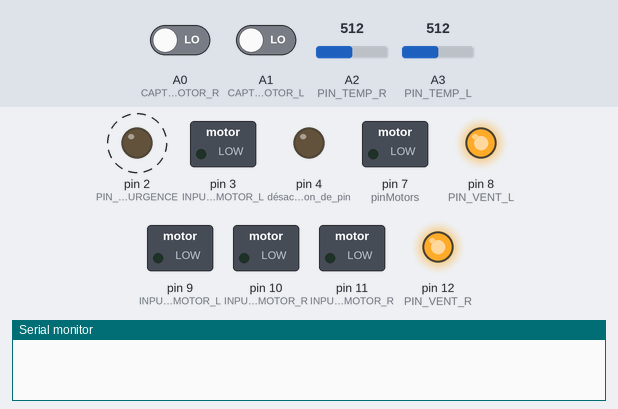
Recording of a sketch running on a simulated Arduino Uno, built with avr-gcc and run on an emulated ATmega328P. Shown: switched loads named in the sketch (green lamp = pin HIGH), output pins drawn as LEDs (lit = HIGH), the last lines printed to the serial monitor. Dashed ring = blinking. Inputs (shaded band) come from the test bench; at power-on: A2 (PIN_TEMP_R) = 512, A3 (PIN_TEMP_L) = 512, A0 (CAPTOR_MOTOR_R) LOW, A1 (CAPTOR_MOTOR_L) LOW.

Above: at 1.06 s.
1.3 s: A2 (PIN_TEMP_R) set to 87
4.3 s: A2 (PIN_TEMP_R) set to 78
At 4.87 s:
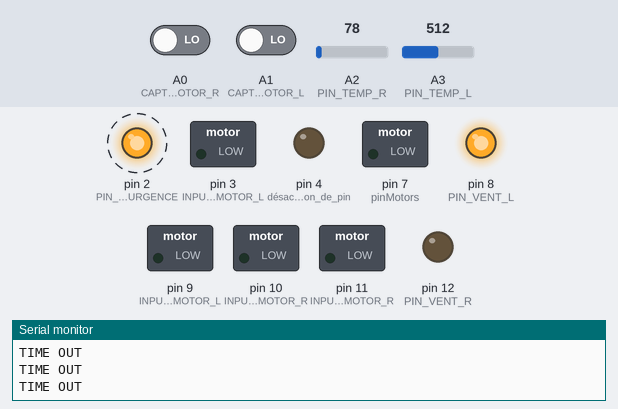
7.3 s: A3 (PIN_TEMP_L) set to 93
10.3 s: A3 (PIN_TEMP_L) set to 76
At 11.1 s:
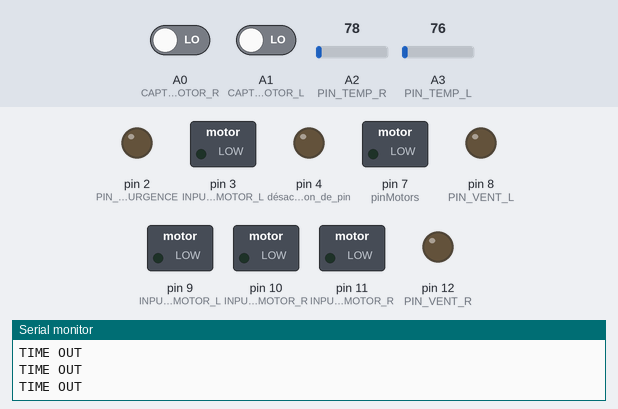
11.8 s: A2 (PIN_TEMP_R) set to 110
At 12.37 s:
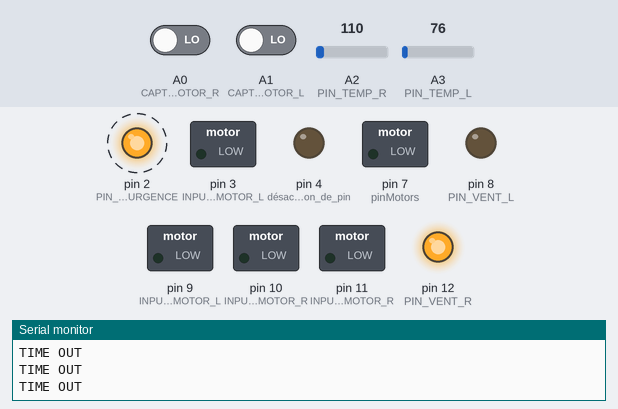
Timing chart, 0 to 18.8 s (numbered marks = the images above; inputs shaded):
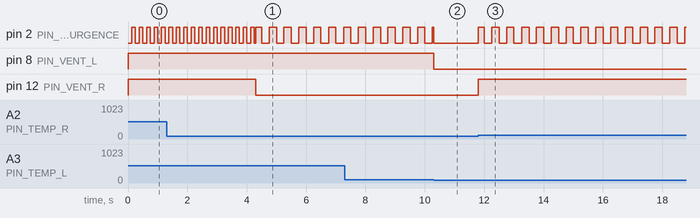

Measured:
- the behaviour switches between 84 and 83 on A2 (PIN_TEMP_R) (found by bisection; images 0 and 1)
- the behaviour switches between 84 and 83 on A3 (PIN_TEMP_L) (found by bisection; images 1 and 2)
- after the input at 4.3 s, pin 2 (PIN_LED_URGENCE): alternates HIGH for 0.24 s and LOW for 0.25 s, starting at once; pin 12 (PIN_VENT_R): HIGH → LOW at once
- after the input at 10.3 s, pin 8 (PIN_VENT_L): HIGH → LOW at once
- after the input at 11.8 s, pin 2 (PIN_LED_URGENCE): alternates HIGH for 0.25 s and LOW for 0.25 s, starting at once; pin 12 (PIN_VENT_R): LOW → HIGH at once
- by itself, pin 2 (PIN_LED_URGENCE): alternates HIGH for 0.12 s and LOW for 0.12 s

The sketch:

2019_Wheel.ino
```cpp
/*
  Code de l'Arduino gérant les roues et la température
  @author: Paul THONNEY and Maxime SCHARWATH
  DATE: 30.06.19
*/
#include <SoftPWM.h> // car les pins de sortie ne sont pas PWM compatible
#include <Wire.h>
#include <PID_v1.h>// PID by Brett Beauregard

#define ADDR_WHEEL 0x13

#define USE_PID true //utiliser ou non le PID

#define WATCHTIMES_TIMEOUT 2500

#define NB_MOTORS 2
#define HOLE_NUMBER 20
#define WHEEL_RADIUS 30 // radius [mm]

#define PWM_OUTPUT_MOTOR_L 4 // Pin 5 où sort le pwm du moteur 2
#define INPUT_4_MOTOR_L    3  // Pin 9 pour un sens
#define INPUT_3_MOTOR_L    9  // Pin 3 pour l'autre sens
#define CAPTOR_MOTOR_L    A1

#define PWM_OUTPUT_MOTOR_R 7 // Pin 6 où sort le pwm du moteur 1
#define INPUT_2_MOTOR_R    10  // Pin 10 pour un sens
#define INPUT_1_MOTOR_R    11  // Pin 11 pour l'autre sens
#define CAPTOR_MOTOR_R    A0

#define PIN_TEMP_R  A2
#define PIN_TEMP_L  A3
#define PIN_VENT_R  12
#define PIN_VENT_L  8
#define PIN_LED_URGENCE 2
#define EMERGENCY_TEMP 40

//facteurs pour le PID
#define KP 1
#define KI 0
#define KD 0

bool tempOverheating[2];

int pinMotors[NB_MOTORS][4] = {
  {INPUT_1_MOTOR_R, INPUT_2_MOTOR_R, PWM_OUTPUT_MOTOR_R, CAPTOR_MOTOR_R},
  {INPUT_3_MOTOR_L, INPUT_4_MOTOR_L, PWM_OUTPUT_MOTOR_L, CAPTOR_MOTOR_L}
}; //ph1, ph2, pwm, captor

double stateMotors[NB_MOTORS][4]; //Input,Output,Setpoint,Value

PID pid[NB_MOTORS] = {
  PID(&stateMotors[0][0], &stateMotors[0][1], &stateMotors[0][2], KP, KI, KD, DIRECT),
  PID(&stateMotors[1][0], &stateMotors[1][1], &stateMotors[1][2], KP, KI, KD, DIRECT)
};

bool previousSensorValue[NB_MOTORS];
unsigned int RPM[NB_MOTORS][3];//countHole, RPM, maxRPM
long prevtime = 0;

float getSpeed(int id) {
  return (WHEEL_RADIUS / 1000.0) * (2 * PI) * (RPM[id][1] / 60.0); // speed [m/s]
}

void(* resetFunc) (void) = 0; //RESET

unsigned long watchTimes;

void setup() {
  SoftPWMBegin();
  Serial.begin(9600);

  Wire.begin(ADDR_WHEEL);
  Wire.onReceive(receiveEvent);
  Wire.onRequest(requestEvent);

  //Moteur droite
  SoftPWMSet(PWM_OUTPUT_MOTOR_R, 0);
  pinMode(INPUT_1_MOTOR_R, OUTPUT);
  pinMode(INPUT_2_MOTOR_R, OUTPUT);

  //Moteur gauche
  SoftPWMSet(PWM_OUTPUT_MOTOR_L, 0);
  pinMode(INPUT_3_MOTOR_L, OUTPUT);
  pinMode(INPUT_4_MOTOR_L, OUTPUT);

  digitalWrite(INPUT_1_MOTOR_R, LOW);
  digitalWrite(INPUT_2_MOTOR_R, LOW);
  digitalWrite(INPUT_3_MOTOR_L, LOW);
  digitalWrite(INPUT_4_MOTOR_L, LOW);


  pinMode(PIN_LED_URGENCE, OUTPUT);
  pinMode(PIN_VENT_R, OUTPUT);
  pinMode(PIN_VENT_L, OUTPUT);
  digitalWrite(PIN_LED_URGENCE, LOW); //Eteint la led d'urgence
  pinMode (4, INPUT);//désactivation de pin
  pinMode (5, INPUT);//désactivation de pin


  pinMode(CAPTOR_MOTOR_R, INPUT);
  pinMode(CAPTOR_MOTOR_L, INPUT);

  //PID
  for (int i = 0; i < NB_MOTORS; i++) {
    pid[i].SetOutputLimits(0, 100);
    pid[i].SetMode(AUTOMATIC);
  }
}

/*
  @func void checkRPM compte les RPM des roues
  @param int dur
  @return void
*/
void checkRPM(int dur) {
  //Serial.println(String(digitalRead(CAPTOR_MOTOR_R)) + "," + String(digitalRead(CAPTOR_MOTOR_L)));
  for (int i = 0; i < NB_MOTORS; i++) {

    bool sensorValue = digitalRead(pinMotors[i][3]);
    if (sensorValue && !previousSensorValue[i]) {
      RPM[i][0]++;
    }
    previousSensorValue[i] = sensorValue;
  }

  long currtime = millis();
  if (currtime >= prevtime + dur) {
    long elapsedTime = currtime - prevtime;
    for (int i = 0; i < NB_MOTORS; i++) {
      RPM[i][1] = ( ( 60000 / elapsedTime ) * RPM[i][0]) / HOLE_NUMBER; //60000ms = 1min
      if (RPM[i][1] > RPM[i][2]) {
        RPM[i][2] = RPM[i][1];//MAX RPM
      }

      stateMotors[i][0] = (double)mapfloat(RPM[i][1], 0, 800, 0, 100); //Input RPM => 0-MAXRPM en 0-100
      pid[i].Compute();
      //Serial.println("PID (" + String(RPM[i][1]) + ") : Input:" + String(stateMotors[i][0]) + ", Output:" + String(stateMotors[i][1]) + ", Setpoint:" + String(stateMotors[i][2]) + ", Value:" + String(stateMotors[i][3]) + ", ");

      RPM[i][0] = 0;
      //Serial.println("RPM (" + String(i) + ") : " + String(RPM[i][1]) + ", " + String(getSpeed(i)) + " m/s");
      //Serial.println("RPM (" + String(i) + ") : " + String(RPM[i][0])+", "+String(RPM[i][1])+", "+String(RPM[i][2])+ ", " + String(getSpeed(i)) + " m/s");

    }
    prevtime = currtime;
  }
}

/*
  @func void checkTemp Vérifie les températures et allume les ventilateurs si elle dépasse la valeure limite.
  @param null
  @return void
*/
void checkTemp() {
  int tempR = getTemp(PIN_TEMP_R);
  if (tempR > EMERGENCY_TEMP) {
    tempOverheating[0] = true;
    digitalWrite(PIN_VENT_R, HIGH);
  } else {
    tempOverheating[0] = false;
    digitalWrite(PIN_VENT_R, LOW);
  }

  int tempL = getTemp(PIN_TEMP_L);
  if (tempL > EMERGENCY_TEMP) {
    tempOverheating[1] = true;
    digitalWrite(PIN_VENT_L, HIGH);
  } else {
    tempOverheating[1] = false;
    digitalWrite(PIN_VENT_L, LOW);
  }

  //GESTION DE LA LED
  if (tempOverheating[0] && tempOverheating[1]) {
    digitalBlink(PIN_LED_URGENCE, 125);
  } else if (tempOverheating[0] != tempOverheating[1]) {
    digitalBlink(PIN_LED_URGENCE, 250);
  } else {
    digitalWrite(PIN_LED_URGENCE, LOW);
  }


  //DEBUG
  if (false) {
    Serial.println("==TEMPERATURE==");
    Serial.println("Temp Right: " + String(tempR) + "°C");
    Serial.println("Temp Left: " + String(tempL) + "°C");
    Serial.println("===============");
  }
}

/*
  @func bool setMotorValue donne une valeure au moteur en vérifie si elle est correcte
  @param byte id
  #param int value
  @return void
*/
bool setMotorValue(byte id, int value) {
  if (id > (sizeof(stateMotors) / sizeof(stateMotors[0])))return false; //vérifie que l'id est valide
  if (value < -100 || value > 100)return false;//vérifie que la value est valide
  stateMotors[id][3] = value;
  stateMotors[id][2] = abs(value);//Setpoint
  return true;
}

/*
  @func float mapfloat Comme son nom l'indique c'est une fonction map mais qui comprends les floats
  @param float x
  #param float in_min
  #param float in_max
  #param float out_min
  #param float out_max
  @return float la valeure mapée en float
*/
float mapfloat(float x, float in_min, float in_max, float out_min, float out_max) {
  return (x - in_min) * (out_max - out_min) / (in_max - in_min) + out_min;
}

/*
  @func void Motor pilote les ponts en H en fonction de l'id du moteur demandé
  @param byte id
  @return void
*/
void Motor(byte id) {
  double value = stateMotors[id][3];
  int pinPontH1 = pinMotors[id][0];
  int pinPontH2 = pinMotors[id][1];
  int pinPWM = pinMotors[id][2];
  int pinSensor = pinMotors[id][3];


  if (false) {
    Serial.println("==MOTOR==");
    Serial.println("ID: " + String(id));
    Serial.println("value: " + String(value));
    Serial.println("pinPontH1: " + String(pinPontH1));
    Serial.println("pinPontH2: " + String(pinPontH2));
    Serial.println("pinPWM: " + String(pinPWM));
    Serial.println("===============");
  }

  if (value == 0) {
    digitalWrite(pinPontH1, LOW);
    digitalWrite(pinPontH2, LOW);
    analogWrite(pinPWM, 0);
    return;
  }

  digitalWrite(pinPontH1, (value < 0) ? LOW : HIGH);
  digitalWrite(pinPontH2, (value < 0) ? HIGH : LOW);
  Serial.println("value: " + String(value));
  Serial.println("pinPontH1: " + String((value < 0) ? LOW : HIGH));
  Serial.println("pinPontH2: " + String((value < 0) ? HIGH : LOW));


  if (USE_PID) {
    SoftPWMSetPercent(pinPWM, stateMotors[id][1]);//OUTPUT
  } else {
    SoftPWMSetPercent(pinPWM, stateMotors[id][2]);//SETPOINT
  }
}

/*
   @func void loopMotor boucle centrale des moteurs
   appelle les fontions utiles aux moteurs
   @param null
   @return void
*/
void loopMotors() {
  checkRPM(150);//check rpm every 25ms
  Motor(0);
  Motor(1);
}

/*
   @func void loop Est la boucle centrale du code c'est elle qui appelle les fonctions principales
   @param null
   @return void
*/
void loop() {
  if (millis() > watchTimes + WATCHTIMES_TIMEOUT) {
    Serial.println("TIME OUT");
    setMotorValue(0, 0);
    setMotorValue(1, 0);
  }
  checkTemp();
  loopMotors();
}

void digitalBlink(byte pin, unsigned int d) { // fait clignoter un pin avec un delais donné
  digitalWrite(pin, (millis() % (d * 2) > d));
}

int getTemp(byte pin) {
  return ( analogRead(pin) / 1024.0) * 5000 / 10;
}

////////////////////PARTIE I2C////////////////////
/*
   @func void recieveEvent reçoit les info de l'intelligence centrale et oriente sur la bonne fonction dépendament du type de message
   @param int howMany
   @return void
*/
void receiveEvent(int howMany) {
  if (howMany == 0) {
    watchTimes = millis();
    Serial.println("PING");
    return;
  }

  if (howMany != 2) {
    Serial.println("ERREUR RECEPTION: " + String(howMany) + " bytes received");
    return;
  }
  byte motorId = Wire.read(); //premier byte
  byte motorValueByte = Wire.read(); //deuxieme byte

  int motorValue = motorValueByte;
  if (bitRead(motorValueByte, 7) == 1) {
    bitClear(motorValueByte, 7);
    motorValue = -motorValueByte;
  }

  if (!setMotorValue(motorId, motorValue)) {
    Serial.println("ERREUR MOTEUR");
  }
}

/*
   @func void requestEvent envoie à l'intelligence centraleles infos sur la surchauffe
   @param null
   @return void
*/
void requestEvent() {
  Serial.println("REQUEST");
  byte temp = 0;
  bitWrite(temp, 0, tempOverheating[0]);
  bitWrite(temp, 1, tempOverheating[1]);
  Wire.write(temp);
  Wire.write((byte *)&RPM[0][1], sizeof(int));
  Wire.write((byte *)&RPM[1][1], sizeof(int));
}
/////////////////////////////////////////////////////////////
```
